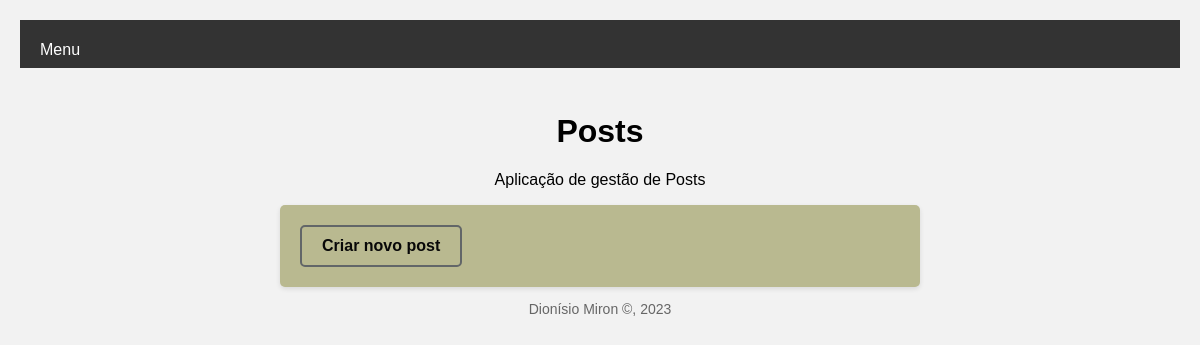
The app's page /posts, older data.
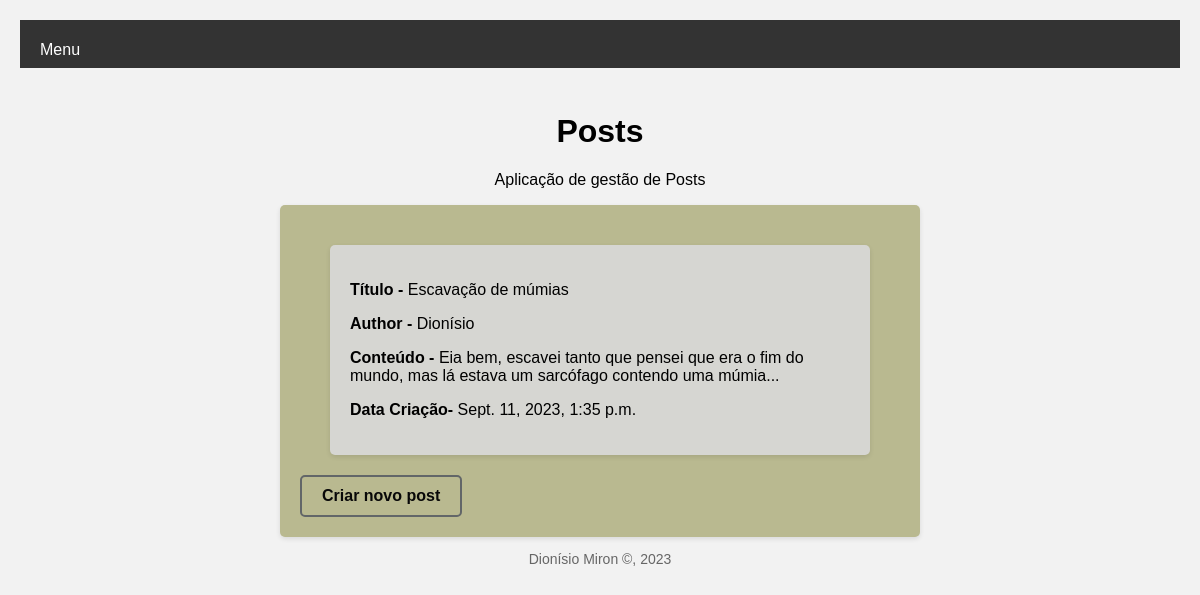
The same page, newer data.
### portfolio/models.py (models this page shows, shortened)
class Post(models.Model):
    titulo = models.CharField(max_length=30)
    author = models.CharField(max_length=40)
    conteudo = models.CharField(max_length=500)
    datacriacao = models.DateTimeField(auto_now_add=True)

### portfolio/views.py (the view)
# urls.py: path('posts', views.blog_view, name="posts"),
def blog_view(request):
    context = {'posts': Post.objects.all()}
    return render(request, 'portfolio/blog.html', context)

### portfolio/Templates/Portfolio/blog.html
{% extends 'portfolio/base.html' %}
{% block main %}
    {% for Post in posts %}
    <div class = "Poster">
        <b><p>Título - </b>{{ Post.titulo }}</p>
        <b><p>Author - </b>{{ Post.author }}</p>
        <b><p>Conteúdo - </b>{{ Post.conteudo }}</p>
        <b><p>Data Criação- </b>{{ Post.datacriacao }}</p>
    </div>
    {% endfor %}
    <a class = "botao" href="{% url 'portfolio:nova'%}">Criar novo post</a>
{% endblock %}

Row changes from the older to the newer data that the page shows:
added Post: titulo "Escavação de múmias", author "Dionísio", conteudo "Eia bem, escavei tanto que pensei que era o fim do mundo, mas lá estava um sarcófago contendo uma múmia...", datacriacao "Sept. 11, 2023, 1:35 p.m."
